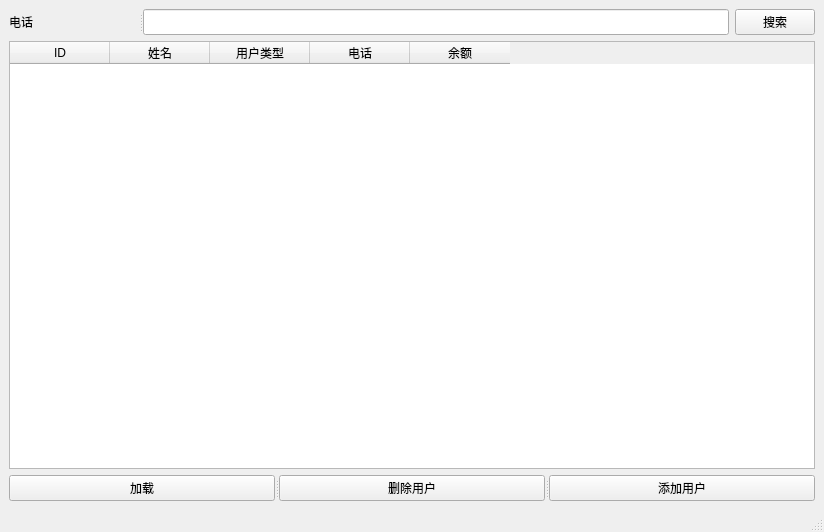
<?xml version="1.0" encoding="UTF-8"?>
<ui version="4.0">
 <class>MainWindow</class>
 <widget class="QMainWindow" name="MainWindow">
  <property name="geometry">
   <rect>
    <x>0</x>
    <y>0</y>
    <width>824</width>
    <height>532</height>
   </rect>
  </property>
  <property name="sizePolicy">
   <sizepolicy hsizetype="Expanding" vsizetype="Expanding">
    <horstretch>0</horstretch>
    <verstretch>0</verstretch>
   </sizepolicy>
  </property>
  <property name="windowTitle">
   <string>MainWindow</string>
  </property>
  <widget class="QWidget" name="centralwidget">
   <layout class="QGridLayout" name="gridLayout">
    <item row="0" column="0">
     <widget class="QSplitter" name="splitter">
      <property name="orientation">
       <enum>Qt::Horizontal</enum>
      </property>
      <widget class="QLabel" name="label">
       <property name="text">
        <string>电话</string>
       </property>
      </widget>
      <widget class="QLineEdit" name="lineEdit"/>
     </widget>
    </item>
    <item row="0" column="1">
     <widget class="QPushButton" name="pushButton">
      <property name="text">
       <string>搜索</string>
      </property>
     </widget>
    </item>
    <item row="1" column="0" colspan="2">
     <widget class="QTableWidget" name="tableWidget">
      <column>
       <property name="text">
        <string>ID</string>
       </property>
      </column>
      <column>
       <property name="text">
        <string>姓名</string>
       </property>
      </column>
      <column>
       <property name="text">
        <string>用户类型</string>
       </property>
      </column>
      <column>
       <property name="text">
        <string>电话</string>
       </property>
      </column>
      <column>
       <property name="text">
        <string>余额</string>
       </property>
      </column>
     </widget>
    </item>
    <item row="2" column="0" colspan="2">
     <widget class="QSplitter" name="splitter_3">
      <property name="orientation">
       <enum>Qt::Horizontal</enum>
      </property>
      <widget class="QPushButton" name="pushButton_2">
       <property name="text">
        <string>加载</string>
       </property>
      </widget>
      <widget class="QPushButton" name="pushButton_4">
       <property name="text">
        <string>删除用户</string>
       </property>
      </widget>
      <widget class="QPushButton" name="pushButton_3">
       <property name="text">
        <string>添加用户</string>
       </property>
      </widget>
     </widget>
    </item>
   </layout>
  </widget>
  <widget class="QMenuBar" name="menubar">
   <property name="geometry">
    <rect>
     <x>0</x>
     <y>0</y>
     <width>824</width>
     <height>26</height>
    </rect>
   </property>
  </widget>
  <widget class="QStatusBar" name="statusbar"/>
 </widget>
 <resources/>
 <connections/>
</ui>
